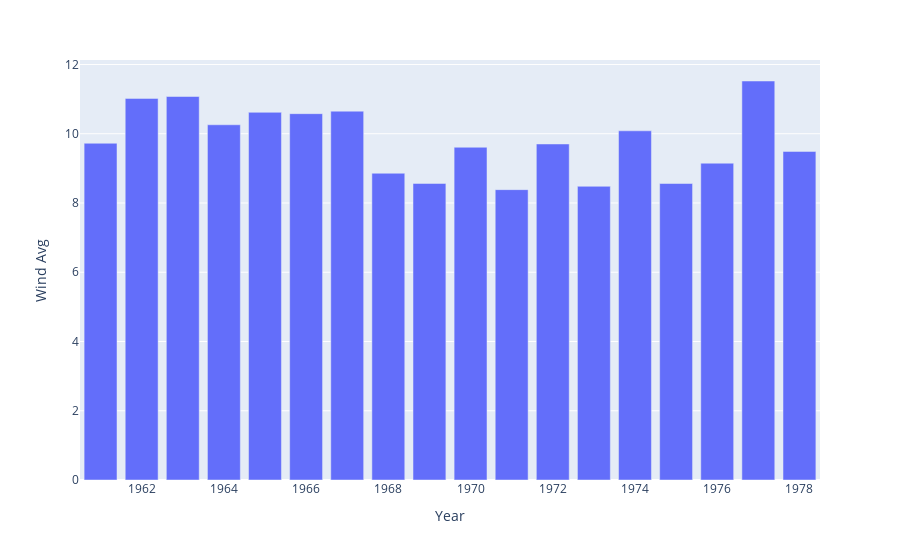

Notebook cell for this chart:
### Code cell
px.bar(x=df1.groupby(by='year')['WIND'].mean().index,y=df1.groupby(by='year')['WIND'].mean().values,labels={'x':'Year','y':'Wind Avg'})

### Figure 1 — Plotly figure (JSON) as saved in the notebook; plotly's stock layout.template omitted (floating-point values rounded to 4 significant figures)
{"data": [{"alignmentgroup": "True", "hovertemplate": "Year=%{x}<br>Wind Avg=%{y}<extra></extra>", "legendgroup": "", "marker": {"color": "#636efa", "pattern": {"shape": ""}}, "name": "", "offsetgroup": "", "orientation": "v", "showlegend": false, "textposition": "auto", "type": "bar", "x": [1961, 1962, 1963, 1964, 1965, 1966, 1967, 1968, 1969, 1970, 1971, 1972, 1973, 1974, 1975, 1976, 1977, 1978], "xaxis": "x", "y": [9.725, 11.02, 11.08, 10.26, 10.62, 10.58, 10.65, 8.859, 8.564, 9.61, 8.386, 9.705, 8.482, 10.08, 8.563, 9.149, 11.52, 9.489], "yaxis": "y"}], "layout": {"barmode": "relative", "legend": {"tracegroupgap": 0}, "margin": {"t": 60}, "xaxis": {"anchor": "y", "domain": [0, 1], "title": {"text": "Year"}}, "yaxis": {"anchor": "x", "domain": [0, 1], "title": {"text": "Wind Avg"}}}}
